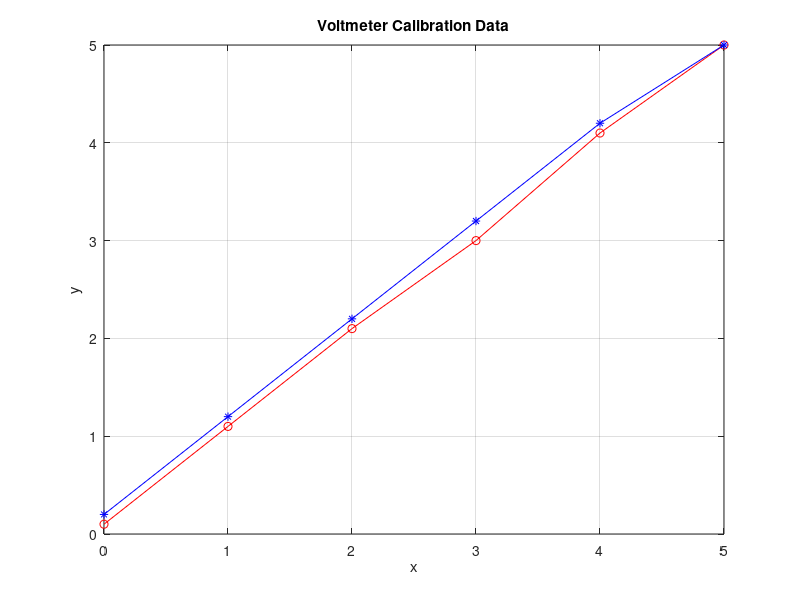

Here is the MATLAB script that generated this plot: (Note: this script raises an error after producing the figure.)
% Deep Patel    Measurements    HW 1

%% Problem 1 (1.12)
clear all, close all, clc

xi = [0, 1, 2, 3, 4, 5];
yi = [.1, 1.1, 2.1, 3, 4.1, 5];

xd = [5, 4, 3, 2, 1, 0];
yd = [5, 4.2, 3.2, 2.2, 1.2, .2];

figure;
plot(xi,yi,'ro-',xd,yd,'b*-'); grid on;
xlabel('x');ylabel('y');title('Voltmeter Calibration Data');
legend('Increasing mV','Decreasing mV','Location','se')


%% Problem 2a (1.14)
clear all, close all, clc
% Part c
x = [0:1:9];
y = x;
for i = 1:10
    y(i) = 2*x(i)^0.5;
end

figure;
plot(x,y,'ro-'); grid on;
xlabel('x (m)');ylabel('y (V)');title('Problem 1.14c: Rectangular Coordinate Format');

figure;
loglog(x,y,'b*-'); grid on;
xlabel('log(x)  (m)');ylabel('log(y) (V)');title('Problem 1.14c Solution: Full-Log Format');

% Part d
x = [0:1:9];
y = x;
for i = 1:10
    y(i) = 10*x(i)^4;
end

figure;
plot(x,y,'ro-'); grid on;
xlabel('x (m)');ylabel('y (V)');title('Problem 1.14d: Rectangular Coordinate Format');

figure;
loglog(x,y,'b*-'); grid on;
xlabel('log(x) (m)');ylabel('log(y) (V)');title('Problem 1.14d Solution: Full-Log Format');

% Part e
x = [0:1:9];
y = x;
for i = 1:10
    y(i) = 10*exp(-2*(i));
end

figure;
plot(x,y,'ro-'); grid on;
xlabel('x (m)');ylabel('y (V)');title('Problem 1.14e: Rectangular Coordinate Format');

figure;
semilogy(x,y,'b*-'); grid on;
xlabel('x (m)');ylabel('log(y) (V)');title('Problem 1.14e Solution: Semilog Format');

%% Problem 6 (3.5)
clear all, clc

x = [32:0.1:120];
y = @(x) 120-88*exp(-x/30);



figure;
plot(x,y(x),'ro-'); grid on;
xlabel('x (m)');ylabel('y (V)');title('Problem 3.5: Time Response of Thermometer');
